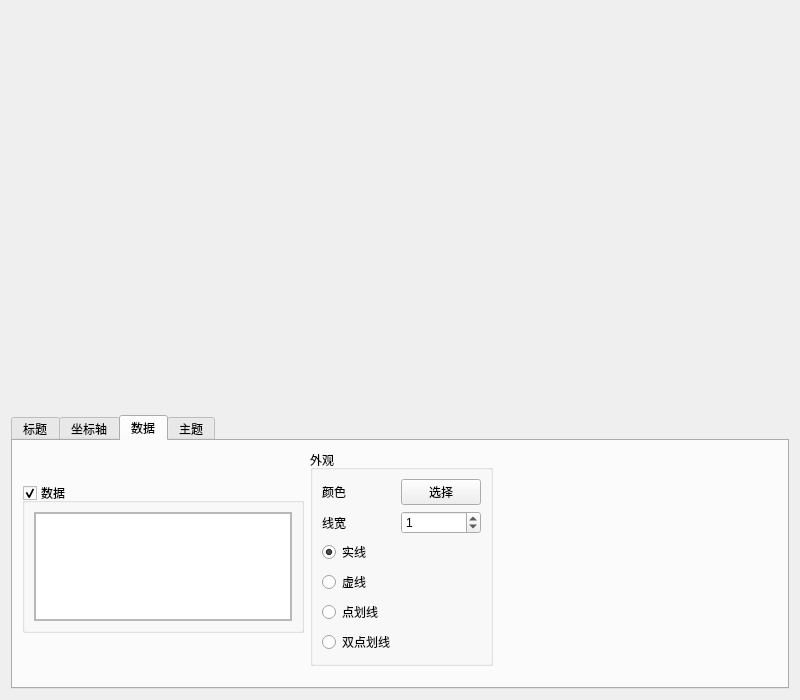
<?xml version="1.0" encoding="UTF-8"?>
<ui version="4.0">
 <class>ChartForm</class>
 <widget class="QWidget" name="ChartForm">
  <property name="geometry">
   <rect>
    <x>0</x>
    <y>0</y>
    <width>800</width>
    <height>700</height>
   </rect>
  </property>
  <property name="minimumSize">
   <size>
    <width>100</width>
    <height>0</height>
   </size>
  </property>
  <property name="windowTitle">
   <string>Form</string>
  </property>
  <layout class="QVBoxLayout" name="verticalLayout_5" stretch="1,0">
   <item>
    <widget class="QWidget" name="chartWidget" native="true">
     <layout class="QVBoxLayout" name="verticalLayout_8">
      <property name="leftMargin">
       <number>2</number>
      </property>
      <property name="topMargin">
       <number>2</number>
      </property>
      <property name="rightMargin">
       <number>2</number>
      </property>
      <property name="bottomMargin">
       <number>2</number>
      </property>
     </layout>
    </widget>
   </item>
   <item>
    <widget class="QTabWidget" name="tabWidget">
     <property name="currentIndex">
      <number>2</number>
     </property>
     <widget class="QWidget" name="tab_title">
      <attribute name="title">
       <string>标题</string>
      </attribute>
      <layout class="QVBoxLayout" name="verticalLayout_4" stretch="0,1">
       <item>
        <layout class="QHBoxLayout" name="horizontalLayout_2" stretch="0,1">
         <item>
          <layout class="QGridLayout" name="gridLayout">
           <item row="0" column="0">
            <widget class="QLabel" name="Label">
             <property name="text">
              <string>图表标题</string>
             </property>
            </widget>
           </item>
           <item row="0" column="1">
            <widget class="QLineEdit" name="led_title">
             <property name="minimumSize">
              <size>
               <width>200</width>
               <height>0</height>
              </size>
             </property>
             <property name="text">
              <string>时间-位移</string>
             </property>
            </widget>
           </item>
           <item row="1" column="0">
            <widget class="QLabel" name="Label_2">
             <property name="text">
              <string>标题字体</string>
             </property>
            </widget>
           </item>
           <item row="1" column="1">
            <widget class="QPushButton" name="btn_titleFont">
             <property name="text">
              <string>选择字体</string>
             </property>
            </widget>
           </item>
           <item row="2" column="0">
            <widget class="QLabel" name="Label_3">
             <property name="text">
              <string>标题颜色</string>
             </property>
            </widget>
           </item>
           <item row="2" column="1">
            <widget class="QPushButton" name="btn_titleColor">
             <property name="text">
              <string>选择颜色</string>
             </property>
            </widget>
           </item>
          </layout>
         </item>
         <item>
          <spacer name="horizontalSpacer_3">
           <property name="orientation">
            <enum>Qt::Horizontal</enum>
           </property>
           <property name="sizeHint" stdset="0">
            <size>
             <width>40</width>
             <height>20</height>
            </size>
           </property>
          </spacer>
         </item>
        </layout>
       </item>
       <item>
        <spacer name="verticalSpacer_2">
         <property name="orientation">
          <enum>Qt::Vertical</enum>
         </property>
         <property name="sizeHint" stdset="0">
          <size>
           <width>20</width>
           <height>10</height>
          </size>
         </property>
        </spacer>
       </item>
      </layout>
     </widget>
     <widget class="QWidget" name="tab_axis">
      <attribute name="title">
       <string>坐标轴</string>
      </attribute>
      <layout class="QVBoxLayout" name="verticalLayout">
       <item>
        <layout class="QHBoxLayout" name="horizontalLayout" stretch="0,0,1">
         <item>
          <widget class="QGroupBox" name="groupBox">
           <property name="minimumSize">
            <size>
             <width>180</width>
             <height>160</height>
            </size>
           </property>
           <property name="title">
            <string>横轴</string>
           </property>
           <layout class="QFormLayout" name="formLayout_3">
            <item row="0" column="0">
             <widget class="QLabel" name="Label_4">
              <property name="text">
               <string>轴标题</string>
              </property>
             </widget>
            </item>
            <item row="0" column="1">
             <widget class="QLineEdit" name="led_xAxisTitle">
              <property name="text">
               <string>时间(s)</string>
              </property>
             </widget>
            </item>
            <item row="1" column="0" colspan="2">
             <widget class="QGroupBox" name="gbx_xAxis">
              <property name="enabled">
               <bool>true</bool>
              </property>
              <property name="title">
               <string>设置</string>
              </property>
              <property name="checkable">
               <bool>true</bool>
              </property>
              <property name="checked">
               <bool>false</bool>
              </property>
              <layout class="QFormLayout" name="formLayout">
               <item row="0" column="0">
                <widget class="QLabel" name="Label_5">
                 <property name="text">
                  <string>最小值</string>
                 </property>
                </widget>
               </item>
               <item row="0" column="1">
                <widget class="QDoubleSpinBox" name="dsb_xMinValue">
                 <property name="decimals">
                  <number>3</number>
                 </property>
                 <property name="minimum">
                  <double>-400000.000000000000000</double>
                 </property>
                 <property name="maximum">
                  <double>400000.000000000000000</double>
                 </property>
                </widget>
               </item>
               <item row="1" column="0">
                <widget class="QLabel" name="Label_6">
                 <property name="text">
                  <string>最大值</string>
                 </property>
                </widget>
               </item>
               <item row="1" column="1">
                <widget class="QDoubleSpinBox" name="dsb_xMaxValue">
                 <property name="decimals">
                  <number>3</number>
                 </property>
                 <property name="minimum">
                  <double>-400000.000000000000000</double>
                 </property>
                 <property name="maximum">
                  <double>400000.000000000000000</double>
                 </property>
                </widget>
               </item>
              </layout>
             </widget>
            </item>
           </layout>
          </widget>
         </item>
         <item>
          <widget class="QGroupBox" name="groupBox_2">
           <property name="minimumSize">
            <size>
             <width>180</width>
             <height>160</height>
            </size>
           </property>
           <property name="title">
            <string>纵轴</string>
           </property>
           <layout class="QFormLayout" name="formLayout_4">
            <item row="0" column="0">
             <widget class="QLabel" name="Label_7">
              <property name="text">
               <string>轴标题</string>
              </property>
             </widget>
            </item>
            <item row="0" column="1">
             <widget class="QLineEdit" name="led_yAxisTitle">
              <property name="text">
               <string>位移(mm)</string>
              </property>
             </widget>
            </item>
            <item row="1" column="0" colspan="2">
             <widget class="QGroupBox" name="gbx_yAxis">
              <property name="enabled">
               <bool>true</bool>
              </property>
              <property name="title">
               <string>设置</string>
              </property>
              <property name="checkable">
               <bool>true</bool>
              </property>
              <property name="checked">
               <bool>false</bool>
              </property>
              <layout class="QFormLayout" name="formLayout_2">
               <item row="0" column="0">
                <widget class="QLabel" name="Label_8">
                 <property name="text">
                  <string>最小值</string>
                 </property>
                </widget>
               </item>
               <item row="0" column="1">
                <widget class="QDoubleSpinBox" name="dsb_yMinValue">
                 <property name="decimals">
                  <number>3</number>
                 </property>
                 <property name="minimum">
                  <double>-99.000000000000000</double>
                 </property>
                </widget>
               </item>
               <item row="1" column="0">
                <widget class="QLabel" name="Label_9">
                 <property name="text">
                  <string>最大值</string>
                 </property>
                </widget>
               </item>
               <item row="1" column="1">
                <widget class="QDoubleSpinBox" name="dsb_yMaxValue">
                 <property name="decimals">
                  <number>3</number>
                 </property>
                 <property name="minimum">
                  <double>-99.000000000000000</double>
                 </property>
                </widget>
               </item>
              </layout>
             </widget>
            </item>
           </layout>
          </widget>
         </item>
         <item>
          <spacer name="horizontalSpacer_2">
           <property name="orientation">
            <enum>Qt::Horizontal</enum>
           </property>
           <property name="sizeHint" stdset="0">
            <size>
             <width>13</width>
             <height>17</height>
            </size>
           </property>
          </spacer>
         </item>
        </layout>
       </item>
       <item>
        <spacer name="verticalSpacer">
         <property name="orientation">
          <enum>Qt::Vertical</enum>
         </property>
         <property name="sizeHint" stdset="0">
          <size>
           <width>20</width>
           <height>5</height>
          </size>
         </property>
        </spacer>
       </item>
      </layout>
     </widget>
     <widget class="QWidget" name="tab_data">
      <attribute name="title">
       <string>数据</string>
      </attribute>
      <layout class="QVBoxLayout" name="verticalLayout_3" stretch="0,1">
       <item>
        <layout class="QHBoxLayout" name="horizontalLayout_3" stretch="0,0,1">
         <item>
          <widget class="QGroupBox" name="groupBox_5">
           <property name="minimumSize">
            <size>
             <width>0</width>
             <height>0</height>
            </size>
           </property>
           <property name="maximumSize">
            <size>
             <width>16777215</width>
             <height>150</height>
            </size>
           </property>
           <property name="title">
            <string>数据</string>
           </property>
           <property name="checkable">
            <bool>true</bool>
           </property>
           <layout class="QVBoxLayout" name="verticalLayout_2">
            <item>
             <widget class="QScrollArea" name="scrollArea">
              <property name="widgetResizable">
               <bool>true</bool>
              </property>
              <widget class="QWidget" name="scrollAreaWidgetContents">
               <property name="geometry">
                <rect>
                 <x>0</x>
                 <y>0</y>
                 <width>256</width>
                 <height>107</height>
                </rect>
               </property>
               <layout class="QVBoxLayout" name="verticalLayout_7">
                <property name="leftMargin">
                 <number>0</number>
                </property>
                <property name="topMargin">
                 <number>0</number>
                </property>
                <property name="rightMargin">
                 <number>0</number>
                </property>
                <property name="bottomMargin">
                 <number>0</number>
                </property>
                <item>
                 <widget class="QListWidget" name="dataListWidget"/>
                </item>
               </layout>
              </widget>
             </widget>
            </item>
           </layout>
          </widget>
         </item>
         <item>
          <widget class="QGroupBox" name="groupBox_6">
           <property name="minimumSize">
            <size>
             <width>0</width>
             <height>0</height>
            </size>
           </property>
           <property name="title">
            <string>外观</string>
           </property>
           <layout class="QFormLayout" name="formLayout_5">
            <item row="0" column="0">
             <widget class="QLabel" name="label">
              <property name="text">
               <string>颜色</string>
              </property>
             </widget>
            </item>
            <item row="0" column="1">
             <widget class="QPushButton" name="btn_dataColor">
              <property name="text">
               <string>选择</string>
              </property>
             </widget>
            </item>
            <item row="2" column="0" colspan="2">
             <widget class="QRadioButton" name="rbx_solid">
              <property name="text">
               <string>实线</string>
              </property>
              <property name="checked">
               <bool>true</bool>
              </property>
             </widget>
            </item>
            <item row="4" column="0" colspan="2">
             <widget class="QRadioButton" name="rbx_dashDot">
              <property name="text">
               <string>点划线</string>
              </property>
             </widget>
            </item>
            <item row="3" column="0" colspan="2">
             <widget class="QRadioButton" name="rbx_dash">
              <property name="text">
               <string>虚线</string>
              </property>
             </widget>
            </item>
            <item row="5" column="0">
             <widget class="QRadioButton" name="rbx_dashDotDot">
              <property name="text">
               <string>双点划线</string>
              </property>
             </widget>
            </item>
            <item row="1" column="0">
             <widget class="QLabel" name="label_2">
              <property name="text">
               <string>线宽</string>
              </property>
             </widget>
            </item>
            <item row="1" column="1">
             <widget class="QSpinBox" name="sbx_lineWidth">
              <property name="maximum">
               <number>10</number>
              </property>
              <property name="value">
               <number>1</number>
              </property>
             </widget>
            </item>
           </layout>
          </widget>
         </item>
         <item>
          <spacer name="horizontalSpacer">
           <property name="orientation">
            <enum>Qt::Horizontal</enum>
           </property>
           <property name="sizeHint" stdset="0">
            <size>
             <width>40</width>
             <height>20</height>
            </size>
           </property>
          </spacer>
         </item>
        </layout>
       </item>
       <item>
        <spacer name="verticalSpacer_3">
         <property name="orientation">
          <enum>Qt::Vertical</enum>
         </property>
         <property name="sizeHint" stdset="0">
          <size>
           <width>20</width>
           <height>10</height>
          </size>
         </property>
        </spacer>
       </item>
      </layout>
     </widget>
     <widget class="QWidget" name="tab_theme">
      <attribute name="title">
       <string>主题</string>
      </attribute>
      <layout class="QVBoxLayout" name="verticalLayout_6" stretch="0,1">
       <item>
        <layout class="QHBoxLayout" name="horizontalLayout_4" stretch="0,1">
         <item>
          <layout class="QFormLayout" name="formLayout_6">
           <item row="0" column="0">
            <widget class="QLabel" name="themeLabel">
             <property name="text">
              <string>主题</string>
             </property>
            </widget>
           </item>
           <item row="0" column="1">
            <widget class="QComboBox" name="themeComboBox">
             <property name="minimumSize">
              <size>
               <width>120</width>
               <height>0</height>
              </size>
             </property>
            </widget>
           </item>
           <item row="1" column="0">
            <widget class="QLabel" name="animatedLabel">
             <property name="text">
              <string>动画</string>
             </property>
            </widget>
           </item>
           <item row="1" column="1">
            <widget class="QComboBox" name="animatedComboBox"/>
           </item>
           <item row="2" column="0">
            <widget class="QLabel" name="legendLabel">
             <property name="text">
              <string>图例</string>
             </property>
            </widget>
           </item>
           <item row="2" column="1">
            <widget class="QComboBox" name="legendComboBox"/>
           </item>
           <item row="3" column="0" colspan="2">
            <widget class="QCheckBox" name="antialiasCheckBox">
             <property name="text">
              <string>抗锯齿</string>
             </property>
             <property name="checked">
              <bool>true</bool>
             </property>
            </widget>
           </item>
          </layout>
         </item>
         <item>
          <spacer name="horizontalSpacer_4">
           <property name="orientation">
            <enum>Qt::Horizontal</enum>
           </property>
           <property name="sizeHint" stdset="0">
            <size>
             <width>40</width>
             <height>20</height>
            </size>
           </property>
          </spacer>
         </item>
        </layout>
       </item>
       <item>
        <spacer name="verticalSpacer_4">
         <property name="orientation">
          <enum>Qt::Vertical</enum>
         </property>
         <property name="sizeHint" stdset="0">
          <size>
           <width>20</width>
           <height>10</height>
          </size>
         </property>
        </spacer>
       </item>
      </layout>
     </widget>
    </widget>
   </item>
  </layout>
 </widget>
 <resources/>
 <connections>
  <connection>
   <sender>themeComboBox</sender>
   <signal>currentIndexChanged(int)</signal>
   <receiver>ChartForm</receiver>
   <slot>updateUI()</slot>
   <hints>
    <hint type="sourcelabel">
     <x>121</x>
     <y>499</y>
    </hint>
    <hint type="destinationlabel">
     <x>266</x>
     <y>3</y>
    </hint>
   </hints>
  </connection>
  <connection>
   <sender>animatedComboBox</sender>
   <signal>currentIndexChanged(int)</signal>
   <receiver>ChartForm</receiver>
   <slot>updateUI()</slot>
   <hints>
    <hint type="sourcelabel">
     <x>152</x>
     <y>522</y>
    </hint>
    <hint type="destinationlabel">
     <x>34</x>
     <y>7</y>
    </hint>
   </hints>
  </connection>
  <connection>
   <sender>legendComboBox</sender>
   <signal>currentIndexChanged(int)</signal>
   <receiver>ChartForm</receiver>
   <slot>updateUI()</slot>
   <hints>
    <hint type="sourcelabel">
     <x>150</x>
     <y>555</y>
    </hint>
    <hint type="destinationlabel">
     <x>92</x>
     <y>3</y>
    </hint>
   </hints>
  </connection>
  <connection>
   <sender>antialiasCheckBox</sender>
   <signal>toggled(bool)</signal>
   <receiver>ChartForm</receiver>
   <slot>updateUI()</slot>
   <hints>
    <hint type="sourcelabel">
     <x>81</x>
     <y>580</y>
    </hint>
    <hint type="destinationlabel">
     <x>366</x>
     <y>0</y>
    </hint>
   </hints>
  </connection>
 </connections>
 <slots>
  <slot>updateUI()</slot>
 </slots>
</ui>
